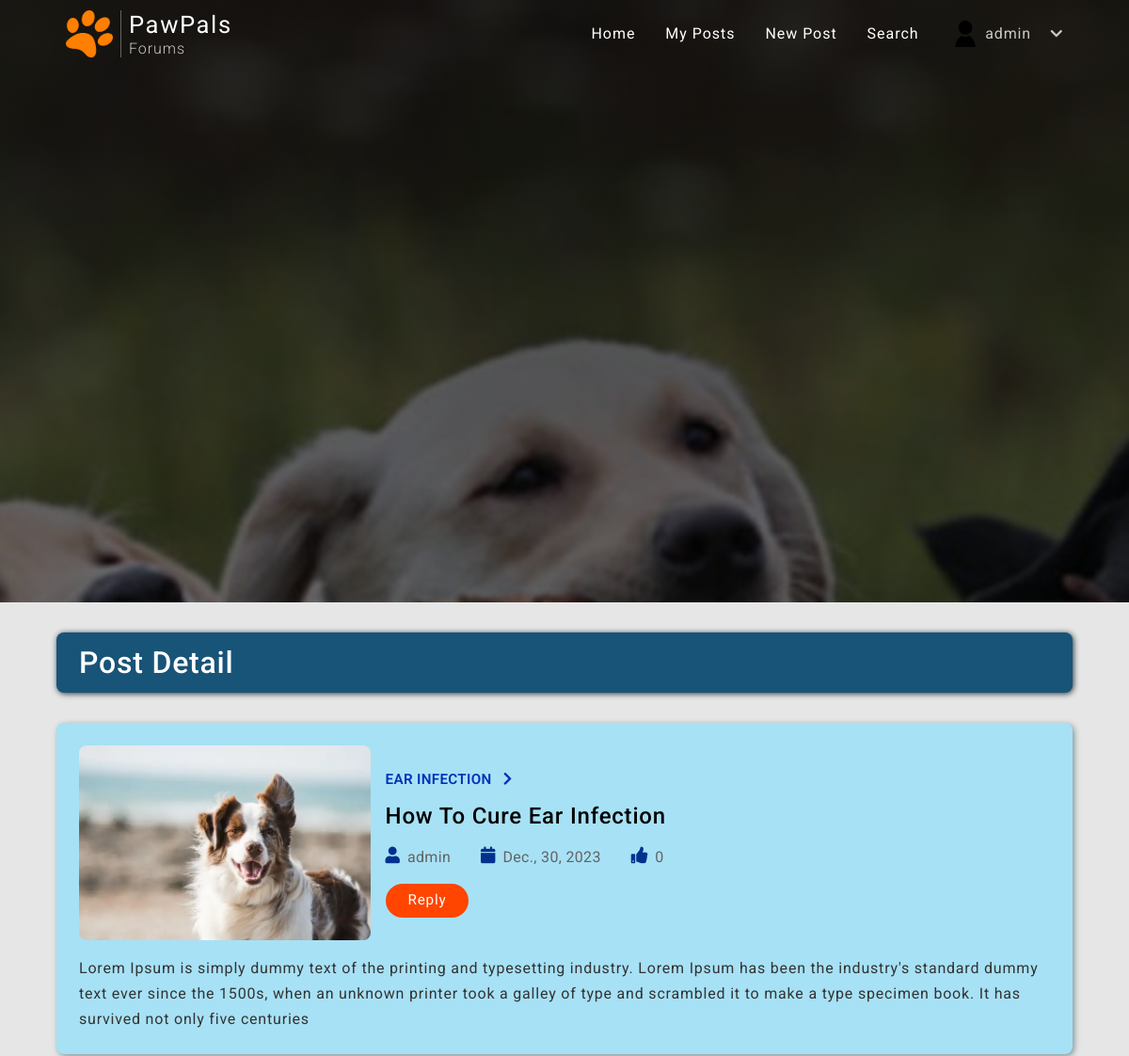
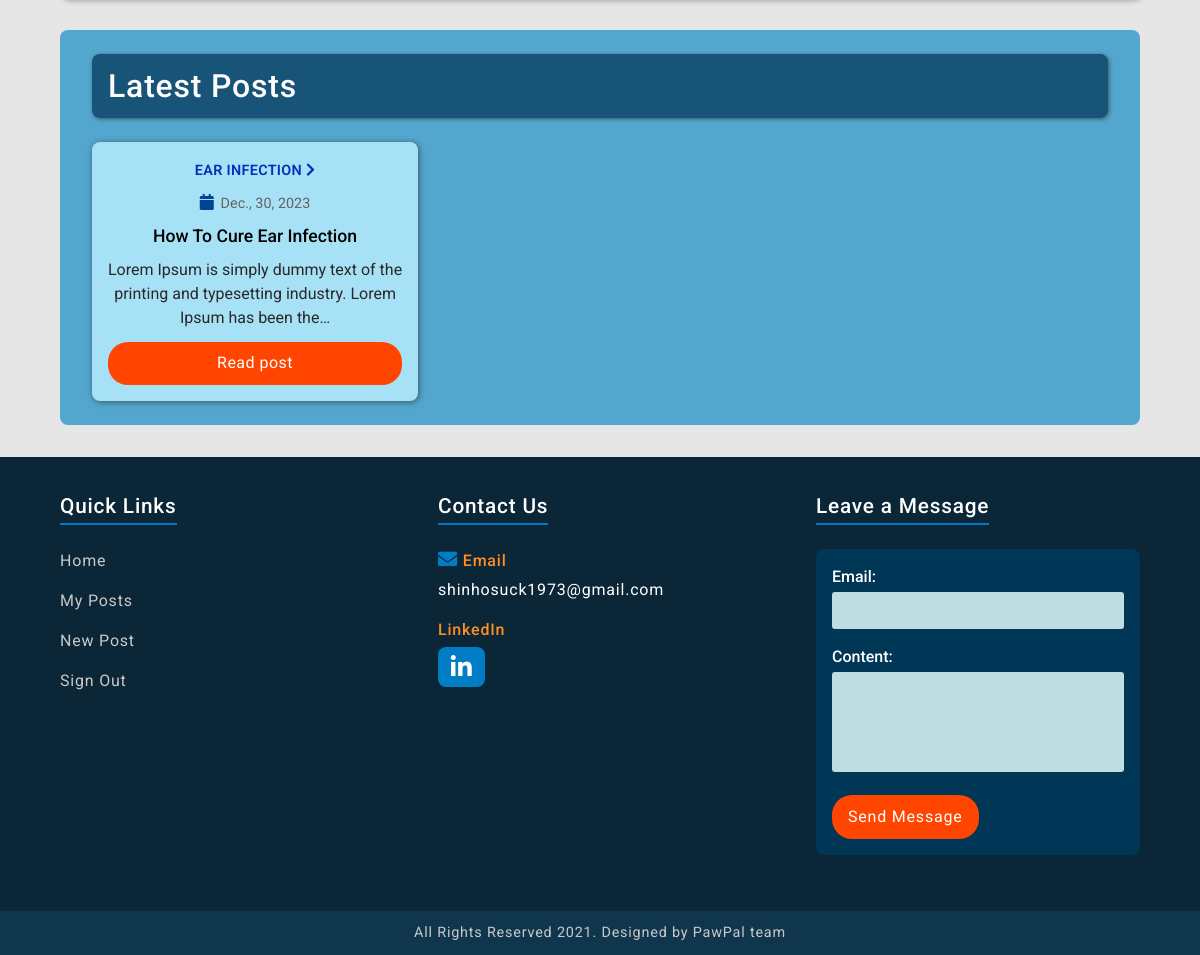
Page /post/df870065-f7f9-484b-b272-3b6390382fb5/detail/ (signed in) on the committed database (2 pictures, top to bottom).
### users/models.py (models this page shows, shortened)
class Profile(models.Model):
    user = models.OneToOneField(User, on_delete=models.CASCADE)
    image = models.ImageField(default="user_images/default.png", upload_to="user_images", null=True, blank=True)
    username = models.CharField(max_length=100, null=True, blank=True)
    first_name = models.CharField(max_length=100, null=True, blank=True)
    last_name = models.CharField(max_length=100, null=True, blank=True)
    email = models.EmailField(null=True, blank=True)

### blog/models.py (models this page shows, shortened)
class Post(models.Model):
    id = models.UUIDField(primary_key=True, editable=False, default=uuid.uuid4)
    topic = models.ForeignKey(Topic, on_delete=models.CASCADE)
    title = models.CharField(max_length=100)
    author = models.ForeignKey(User, on_delete=models.CASCADE)
    post_image = models.ImageField(default="post_images/default.webp", upload_to="post_images")
    image_url = models.URLField(null=True, blank=True)
    content = models.TextField()
    date_posted = models.DateTimeField(default=timezone.now)
    likes = models.ManyToManyField(User, blank=True, related_name="post_likes")
    class Meta:
        ordering = ["-date_posted"]

class Topic(models.Model):
    name = models.CharField(max_length=50)
    topic_image = models.ImageField(upload_to="topic_images")
    image_url = models.URLField(null=True, blank=True)
    description = models.TextField(blank=True, null=True)
    total_post = models.IntegerField(default=0, null=True, blank=True)
    def __str__(self):
        return self.name

### blog/views.py (the view)
# urls.py: path("post/<uuid:pk>/detail/", post_detail, name="post-detail"),
def post_detail(request, pk):
    all_posts = Post.objects.all()[0:5]
    post = Post.objects.get(pk=pk)
    context = {
        "all_posts": all_posts,
        "post": post
    }
    return render(request, "blog/post_detail.html", context)

### users/forms.py
class ContactUsForm(forms.ModelForm):
    email = forms.EmailField()
    class Meta:
        model = Contact
        fields = ["email", "content"]

### users/context_processors.py (called while the page is built)
def contact_form(request):
    form = ContactUsForm()
    return  {"form": form}

### blog/templates/blog/post_detail.html (shortened to what this page needs)
{% extends "blog/base.html" %}
{% block content %}
<div class="post-detail-row">
    <div class="post-detail-wrapper">
        <div class="post-detail-header-title">
            <h2>Post Detail</h2>
        </div>
        <div class="post-detail-content-wrapper">
            <div class="post-detail-img-container">
                <img src="{{ post.post_image.url }}" alt="">
            </div>
            <div class="post-detail-content">
                <div class="post-detail-topic-link">
                    <a href="{% url 'blog:posts-in-topic' post.topic.pk%}">
                        {{ post.topic }}
                        <i class="fa fa-chevron-right"></i>
                    </a>
                </div>
                <h6 class="post-detail-title">{{ post.title }}</h6>
                <div class="post-detail-text-wrapper">
                    <p class="post-detail-author">
                        <i class="fas fa-user post-detail-user"></i>
                        <span>{{ post.author|truncatechars:8 }}</span>
                    </p>
                    <p class="post-detail-date">
                        <i class="fas fa-calendar post-detail-calendar"></i>
                        <span>{{ post.date_posted|date:"N, d, Y"|truncatechars:14}}</span>
                    </p>
                    <a class="post-detail-date-thumbs" href="{% url 'blog:post-like' post.pk %}">
                        <i class="fas fa-thumbs-up post-detail-thumbs-up"></i>
                        <span class="topic-likes-count">{{ post.likes.count}}</span>
                    </a>
                    {% if user.is_authenticated %}
                        <div class="post-detail-reply">
                            <p>Reply</p>
                        </div>
                    {% else %}
                        <div class="post-detail-reply">
                            <p id="reply" title="Sorry, you must be logged in.">Reply</p>
                        </div>
                    {% endif %}
                </div>
            </div>
            <p class="post-detail-text">{{ post.content }}</p>
        </div>
    </div>
    <div class="post-detail-right-side-container">
        <h5 class="post-detail-latest-post-title-header">Latest Posts</h5>
        <div class="post-detail-latest-post-wrapper">
            {% for post in all_posts %}
            <div class="post-detail-latest-posts">
                <a class="post-detail-latest-post-topic-link" href="{% url 'blog:posts-in-topic' post.topic.pk%}">
                    {{ post.topic }}
                    <i class="fa fa-chevron-right"></i>
                </a>
                <p class="post-detail-latest-post-date">
                    <i class="fas fa-calendar post-detail-topic-calendar-icon"></i>
                    {{ post.date_posted|date:"N, d, Y"}}
                </p>
                <h5 class="post-detail-latest-post-title">{{ post.title }}</h5>
                <p class="post-detail-latest-post-content">{{ post.content|truncatechars:100}}</p>
                <a  class="post-detail-latest-post-detail" href="{% url 'blog:post-detail' post.pk %}">
                    Read post
                </a>
            </div>
            {% endfor %}
        </div>
    </div>
</div>
{% endblock content %}

### blog/templates/blog/base.html (shortened to what this page needs)
{% load static %}
<!DOCTYPE html>
<html lang="en">
<head>
    <link rel="stylesheet" href="https://cdnjs.cloudflare.com/ajax/libs/font-awesome/5.15.1/css/all.min.css"
 />
    <link rel="stylesheet" href="https://cdnjs.cloudflare.com/ajax/libs/font-awesome/5.15.3/css/all.min.css" />
    <link href="https://cdn.jsdelivr.net/npm/bootstrap@5.0.0-beta1/dist/css/bootstrap.min.css" rel="stylesheet">
    <link rel="stylesheet" type="text/css" href="{% static 'blog/main.css' %}">
</head>
<body>
    <header>
        {% block navbar%}
        <nav class="bg-img">
            <div class="navbar-container">
                <div class="brand-name">
                    <a class="brand-link" href="{% url 'blog:home' %}">
                        <img src="{% static 'blog/images/paw.png' %}" alt="">
                        <h5>PawPals<span>Forums</span></h5>
                    </a>
                </div>
                <ul class="links">
                    {% if user.is_authenticated %}
                        {% with request.resolver_match.url_name as url_name %}
                        <li class="link">
                            <a class="{% if url_name == 'home' %} active {% endif %}" href="{% url 'blog:home' %}">Home</a>
                        </li>
                        <li class="link">
                            <a class="{% if url_name == 'my-posts' %} active {% endif %}" href="{% url 'blog:my-posts'  user.pk %}">My Posts</a>
                        </li>
                        <li class="link">
                            <a href="{% url 'blog:create-post' %}">New Post</a>
                        </li>
                        <li class="link">
                            <a id="search" href="#">Search</a>
                        </li>
                        <li class="link">
                            <div class="user-account">
                                <div class="user-profile-img">
                                    <img src="{{ user.profile.image.url }}" alt="">
                                </div>
                                <p class="user-username">{{ user.username }}
                                    <i id="down-arrow" class="fa fa-chevron-down"></i>
                                </p>
                            </div>
                        </li>
                        {% endwith %}
                    {% endif %}
                </ul>
            </div>
        </nav>
        {% endblock navbar%}
    </header>
    <main>
        {% block content %}
        {% endblock content %}
    </main>
    <footer>
        <div class="footer-container">
            <div class="footer-content-wrapper">
                <div class="footer-title">
                    <h6>Quick Links</h6>
                </div>
                <div class="footer-links">
                    {% if user.is_authenticated %}
                        <a href="{% url 'blog:home' %}" class="footer-home">Home</a>
                        <a href="{% url 'blog:my-posts' user.pk %}" class="footer-my-posts">My Posts</a>
                        <a href="{% url 'blog:create-post' %}" class="footer-new-post">New Post</a>
                        <a href="{% url 'users:logout' %}" class="footer-sign-out">Sign Out</a>
                    {% else %}
                        <a href="{% url 'users:login' %}" class="footer-sign-in">Sign In</a>
                        <a href="{% url 'users:register' %}" class="footer-register">Register</a>
                    {% endif %}
                </div>
            </div>
            <div class="footer-content-wrapper">
                <div class="footer-title">
                    <h6>Contact Us</h6>
                </div>
                <div class="footer-contact">
                    <p>
                       <i class="fa fa-envelope"></i>Email
                       <a href="mailto:shinhosuck1973@gmail.com">shinhosuck1973@gmail.com</a>
                    </p>
                    <p>
                        LinkedIn
                        <a class="linkedIn-link" href="https://www.linkedin.com/in/eric-anderson-a6b906214/" target="_blank"><i class="fab fa-linkedin-in"></i></a>
                    </p>
                </div>
            </div>
            <div class="footer-content-wrapper">
                <div class="footer-title">
                    <h6>Leave a Message</h6>
                </div>
                <div class="footer-form">
                    <form class="form-content" action="{% url 'users:contact_us' %}" method="POST">
                        {{ form.as_p }}
                        <button class="contact-submit" type="submit">Send Message</button>
                    </form>
                </div>
            </div>
        </div>
        <div class="footer-rights-reserved">
            <p>All Rights Reserved 2021. Designed by PawPal team</p>
        </div>
    </footer>
</body>
</html>

### blog/templates/blog/base.html (style rules this page uses)
.form-content { margin-top: 1rem; }
p > label { color: rgb(255, 255, 255); font-size: 1rem; font-weight: 500; margin-bottom: 0.2rem; text-align: start !important; }
p > input, textarea { width: 100%; padding: 0.4rem 1rem; outline: none; border: none; background: rgb(191, 221, 226); color: rgb(0, 0, 0); resize: none; border-radius: 3px; }
p > textarea { height: 100px; width: 100%; }

### rows in the picture
Post: post_image (placeholder picture), topic "EAR INFECTION", title "How To Cure Ear Infection", author "admin", date_posted "Dec., 30, 2023", likes.count "0", content "Lorem Ipsum is simply dummy text of the printing and typesetting industry. Lorem Ipsum has been the industry's standard dummy text ever since the 1500s, when an unknown printer took a galley of type and scrambled it to make a type specimen book. It has survived not only five centuries", content "Lorem Ipsum is simply dummy text of the printing and typesetting industry. Lorem Ipsum has been the…"

### other values in the picture
{{ user.username }} "admin"
